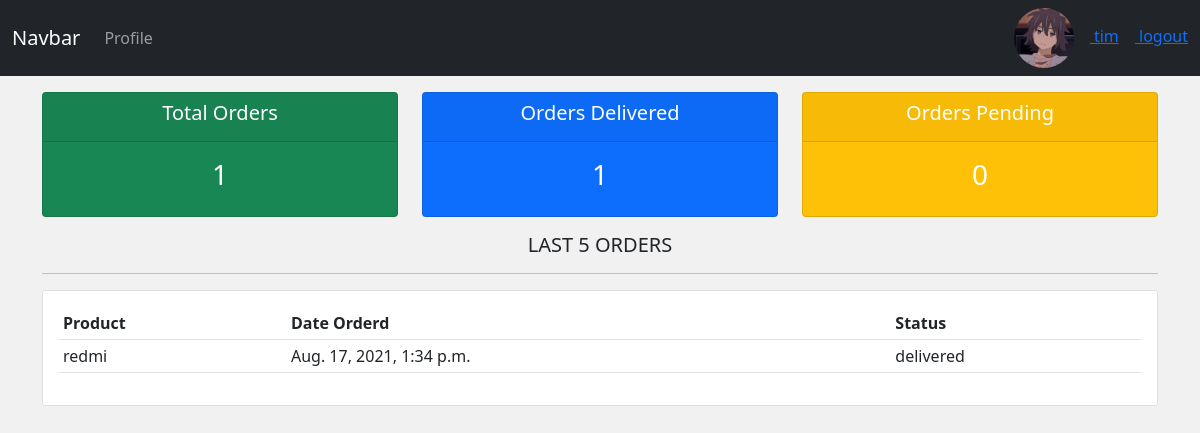
The page /customer_profile/ (signed in) on the database its author committed.
### accounts/models.py (models this page shows, shortened)
class Customer(models.Model):
    user = models.OneToOneField(User,on_delete=models.CASCADE,null=True)
    profile_pic = models.ImageField(null=True,blank=True,upload_to="static/profiles",default="static/profiles/default.png")
    email = models.CharField(max_length=200, null=True)
    phone = models.CharField(max_length=200, null=True)
    created_at = models.DateTimeField(auto_now_add=True)

class Order(models.Model):
    status = (
        ('pending','Pending'),
        ('out for delivery','Out for Delivery'),
        ('delivered','Delivered')
    )
    customer = models.ForeignKey(Customer,null=True,on_delete=models.SET_NULL)
    product = models.ForeignKey(Product,null=True,on_delete=models.SET_NULL)
    created_at =  models.DateTimeField(auto_now_add=True)
    status  = models.CharField(max_length=200, null=True, choices=status)

class Product(models.Model):
    category = (
        ('indoor','In Door'),
        ('outdoor','Out Door')
    )
    name = models.CharField(max_length=200, null=True)
    price = models.FloatField(null=True)
    category = models.CharField(max_length=200, null=True, choices=category)
    description = models.CharField(max_length=200, null=True, blank=True)
    created_at = models.DateTimeField(auto_now_add=True)
    tag = models.ManyToManyField(Tag)

### accounts/decorators.py (the view)
        def wrapper(request,*args,**kwargs):
            if  request.user.groups.first().name in roles :
                return view_fun(request,*args,**kwargs) #orderCreate
            else :
                return HttpResponse('You are not authorized.')

### accounts/views.py (called while the page is built)
@login_required(login_url='/login')
@allowed_roles(roles=['customer'])
def customer_profile(request):
    orders = request.user.customer.order_set.all()
    total = orders.count()
    delivered = orders.filter(status='delivered').count()
    pending = orders.filter(status='pending').count()
    return render(request,'accounts/customer_profile.html',{
        'orders':orders,
        'total': total,
        'delivered':delivered,
        'pending':pending
    })

### accounts/templates/accounts/customer_profile.html
{% extends 'accounts/master.html' %}
{% block content %}
<div class="row">
	<div class="col">
		<div class="col-md">
			<div class="card text-center text-white  mb-3 bg-success">
			  	<div class="card-header">
			  		<h5 class="card-title">Total Orders</h5>
			  	</div>
			  	<div class="card-body">
			    	<h3 class="card-title">{{total}}</h3>
			  	</div>
			</div>
		</div>
	</div>
	<div class="col">
		<div class="col-md">
			<div class="card text-center text-white  mb-3  bg-primary">
			  	<div class="card-header">
			  		<h5 class="card-title">Orders Delivered</h5>
			  	</div>
			  	<div class="card-body">
			    	<h3 class="card-title">{{delivered}}</h3>
			  	</div>
			</div>
		</div>
	</div>
	<div class="col">
		<div class="col-md">
			<div class="card text-center text-white  mb-3  bg-warning">
			  	<div class="card-header">
			  		<h5 class="card-title">Orders Pending</h5>
			  	</div>
			  	<div class="card-body">
			    	<h3 class="card-title">{{pending}}</h3>
			  	</div>
			</div>
		</div>
	</div>
</div>
<div class="row">
	<div class="col-md-12">
		<h5 class="text-center">LAST 5 ORDERS</h5>
		<hr>
		<div class="card card-body">
			<table class="table table-sm">
				<tr>
					<th>Product</th>
					<th>Date Orderd</th>
					<th>Status</th>
				</tr>
				{% for order in orders  %}
                <tr>
                    <td>{{order.product.name}}</td>
                    <td>{{order.created_at}}</td>
                    <td>{{order.status}}</td>
                </tr>
                {% endfor %}
			</table>
		</div>
	</div>
</div>
{% endblock content %}

### accounts/templates/accounts/master.html (shortened to what this page needs)
<!DOCTYPE html>
{% load static %}
<html lang="en">
<head>
    <link href="https://cdn.jsdelivr.net/npm/bootstrap@5.0.2/dist/css/bootstrap.min.css" rel="stylesheet">
    <link rel="stylesheet" href="{% static 'accounts/css/style.css' %}">
</head>
<body>
    {% include 'accounts/components/navbar.html' %}
    <div class="container mt-3">{% block content %}{% endblock content %}</div>
</body>
</html>

### accounts/templates/accounts/components/navbar.html (shortened to what this page needs)
<nav class="navbar navbar-expand-lg navbar-dark bg-dark">
    <div class="container-fluid">
        <a class="navbar-brand" href="#">Navbar</a>
        <div class="collapse navbar-collapse" id="navbarNav">
            <ul class="navbar-nav">
                {% if request.user.is_staff %}
                    <li class="nav-item">
                        <a class="nav-link active" aria-current="page" href="{% url 'dashboard' %}">Dashboard</a>
                    </li>
                    <li class="nav-item">
                        <a class="nav-link" href="{% url 'products' %}">Products</a>
                    </li>
                {% else %}
                    <li class="nav-item">
                        <a class="nav-link" href="{% url 'customers.customer_profile' %}">Profile</a>
                    </li>
                {% endif %}
            </ul>
        </div>
        {% if request.user.is_authenticated %}
        <div class="text-white">
            <a href="{% url 'customers.customer_profile_setting' %}">
                <img src="/{{request.user.customer.profile_pic}}" alt="profile-img" width="60px" height="60px"
                style="border-radius: 50%;" class="me-3">
                <span class="me-3">{{request.user.username}}</span>
            </a>
            <a href="{% url 'logout' %}">logout</a>
        </div>
        {% else %}
        <div class="text-white">
            <a href="{% url 'login' %}" class="me-3">login</a>
            <a href="{% url 'register' %}">register</a>
        </div>
        {% endif %}
    </div>
</nav>

### accounts/static/accounts/css/style.css (style rules this page uses)
body { background-color: #f1f1f1; }

### rows shown on the page
Order: product.name "redmi", created_at "Aug. 17, 2021, 1:34 p.m.", status "delivered"

### other values the page prints
{{ request.user.username }} "tim"
{{ total }} "1"
{{ delivered }} "1"
{{ pending }} "0"
